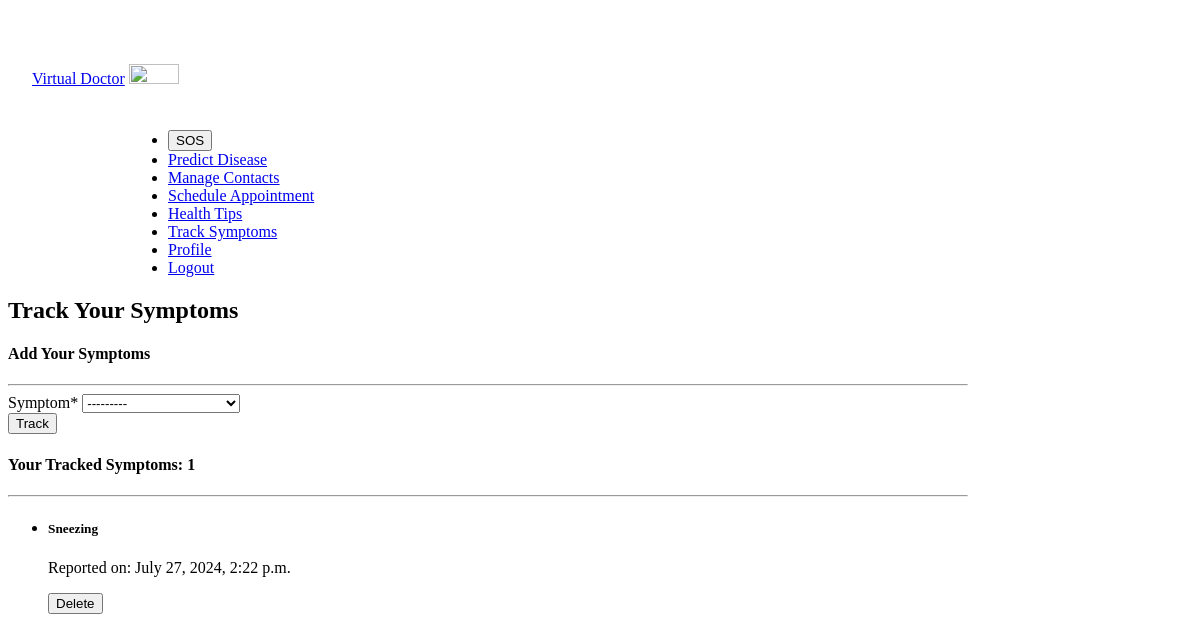
The app's page /track/ (signed in) with its own data.
### doctor/models.py (models this page shows, shortened)
class SymptomTracker(Model):
    user: ForeignKey = ForeignKey(User, on_delete=CASCADE)
    symptom: ForeignKey = ForeignKey(Symptom, on_delete=CASCADE)
    date_reported: DateTimeField = DateTimeField(auto_now_add=True)

class Symptom(Model):
    name: CharField = CharField(max_length=100)
    def __str__(self) -> str:
        return self.name.__str__()

### doctor/views.py (the view)
# urls.py: path('track/', track_symptoms, name='track_symptoms'),
@login_required
def track_symptoms(request: WSGIRequest) -> HttpResponseRedirect | HttpResponse:
    selected_theme: str = get_selected_theme(request.user)
    if request.method == 'POST':
        if 'delete_symptom' in request.POST:  # Check if the delete button was pressed
            symptom_id = request.POST.get('symptom_id')
            try:
                tracker = SymptomTracker.objects.get(id=symptom_id, user=request.user)
                tracker.delete()
            except SymptomTracker.DoesNotExist:
                return HttpResponse("Symptom does not exist or you're not authorized to delete it.", status=404)
            return redirect('track_symptoms')
        else:  # Handle symptom tracking (creation)
            form: SymptomTrackerForm = SymptomTrackerForm(request.POST)
            if form.is_valid():
                tracker: SymptomTracker = form.save(commit=False)
                tracker.user = request.user
                tracker.save()
                return redirect('track_symptoms')
    else:
        form: SymptomTrackerForm = SymptomTrackerForm()
    symptoms: QuerySet[SymptomTracker] = SymptomTracker.objects.filter(user=request.user)
    return render(request, 'track_symptoms.html', {'form': form, 'symptoms': symptoms, 'selected_theme': selected_theme})

### doctor/forms.py
class SymptomTrackerForm(forms.ModelForm):
    class Meta:
        model = SymptomTracker
        fields: list[str] = ['symptom']
        widgets = {
            'symptom': forms.Select(attrs={'class':'custom-select'}),
        }

### doctor/views.py (called while the page is built)
def get_selected_theme(user: User) -> str:
    default_theme: str = 'https://cdn.jsdelivr.net/npm/bootswatch@5.3.3/dist/cerulean/bootstrap.min.css'
    if not user.is_authenticated:
        return default_theme
    try:
        user_profile: UserProfile = UserProfile.objects.get(user=user)
        return user_profile.theme or default_theme
    except UserProfile.DoesNotExist:
        return default_theme

### doctor/templates/track_symptoms.html (shortened to what this page needs)
{% extends 'base.html' %}
{% load crispy_forms_filters %}
{% block theme %}{{ selected_theme }}{% endblock %}
{% block content %}
<div class="container mt-5">
    <div class="card shadow-lg">
        <div class="card-header bg-primary text-white">
            <h2 class="mb-0">Track Your Symptoms</h2>
        </div>
        <div class="card-body">
            <h4 class="card-title text-muted">Add Your Symptoms</h4>
            <hr>
            <form method="post">
                {{ form|crispy }}
                <button type="submit" class="btn btn-primary mt-3">Track</button>
            </form>
            <h4 class="mt-5 text-muted">Your Tracked Symptoms: {{ symptoms.count }}</h4>
            <hr>
            {% if symptoms %}
                <ul class="list-group">
                    {% for symptom in symptoms %}
                    <li class="list-group-item d-flex justify-content-between align-items-center">
                        <div>
                            <h5>{{ symptom.symptom.name }}</h5>
                            <p class="mb-0 text-muted">Reported on: {{ symptom.date_reported }}</p>
                        </div>
                        <form method="post" action="{% url 'track_symptoms' %}" style="display:inline;">
                            <button type="submit" name="delete_symptom" class="btn btn-danger btn-sm">Delete</button>
                        </form>
                    </li>
                    {% endfor %}
                </ul>
            {% else %}
                <div class="alert alert-info mt-3" role="alert">
                    You haven't tracked any symptoms yet.
                </div>
            {% endif %}
        </div>
    </div>
</div>
{% endblock %}

### static/css/styles.css (style rules this page uses)
body { padding-top: 56px; }
.container { max-width: 960px; }

### records on screen
SymptomTracker: symptom.name "Sneezing", date_reported "July 27, 2024, 2:22 p.m."

### other values on screen
{{ symptoms.count }} "1"
